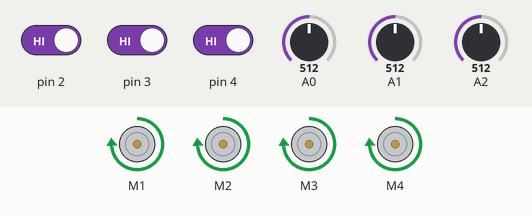
Simulated run of this sketch. Board: Arduino Uno, built with avr-gcc and run on an emulated ATmega328P. Parts: 4 × DC motor (green arrow = forward, orange = backward, longer = faster). The test bench sets the inputs (shaded band); at power-on: A1 = 512, pin 2 HIGH, pin 3 HIGH, pin 4 HIGH, A0 = 512, A2 = 512.

Above: at 6.25 s.
6.3 s: A1 set to 20
At 7.1 s:
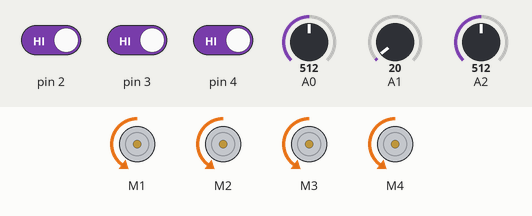
9.3 s: pin 2 driven LOW
At 11.2 s:
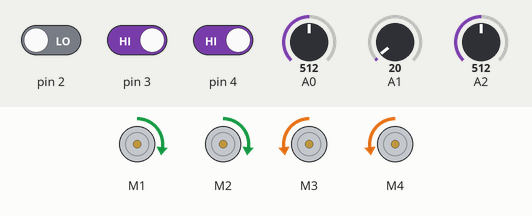
12.3 s: pin 3 driven LOW
At 13.77 s:
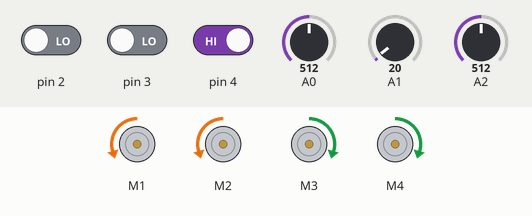
15.3 s: pin 4 driven LOW
18.3 s: pin 4 driven HIGH
21.3 s: pin 2 driven HIGH
Timing chart, 0 to 25.3 s (numbered marks = the images above; inputs shaded):
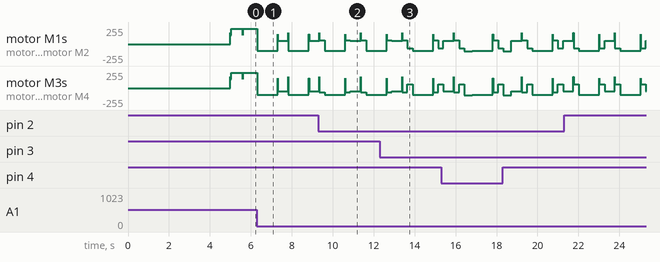

The sketch:

code.ino
```cpp
#include <Wire.h>
#include <Adafruit_MotorShield.h>
#include "utility/Adafruit_MS_PWMServoDriver.h"

Adafruit_MotorShield AFMS = Adafruit_MotorShield();

Adafruit_DCMotor *motor1 = AFMS.getMotor(1);  //left front
Adafruit_DCMotor *motor2 = AFMS.getMotor(2);  //left back
Adafruit_DCMotor *motor3 = AFMS.getMotor(3);  //right back
Adafruit_DCMotor *motor4 = AFMS.getMotor(4);  //right front

int start;
int down_eye;
int back_and_turn;
int front_eyes;
int RirState = 0;
int LirState = 0;
int time = 0;
int count = 0;

void setup(){
  //pinMode (2, INPUT);
  //pinMode (5, INPUT);
  //pinMode(A2, INPUT);
  Serial.begin(9600);
  delay (5000); //5 second delay

}

void loop(){
  AFMS.begin();

  int valueA0 = analogRead (A0); //backdown
  int valueA1 = analogRead (A1); // frontdown
  int valueA2 = analogRead (A2); // frontup
  int valueD2 = digitalRead (2); // right
  int valueD3 = digitalRead (3); // left
  int valueD4 = digitalRead (4); // back

  if(valueA2>250){
    motor1->setSpeed(170);
    motor1->run(FORWARD);
    motor2->setSpeed(170);
    motor2->run(FORWARD);
    motor3->setSpeed(170);
    motor3->run(FORWARD);
    motor4->setSpeed(170);
    motor4->run(FORWARD);
    delay (2);
  }

  if(valueA2>450){
    motor1->setSpeed(190);
    motor1->run(FORWARD);
    motor2->setSpeed(190);
    motor2->run(FORWARD);
    motor3->setSpeed(190);
    motor3->run(FORWARD);
    motor4->setSpeed(190);
    motor4->run(FORWARD);
    delay (3);
  }

  if(valueA2>510){
    motor1->setSpeed(230);
    motor1->run(FORWARD);
    motor2->setSpeed(230);
    motor2->run(FORWARD);
    motor3->setSpeed(230);
    motor3->run(FORWARD);
    motor4->setSpeed(230);
    motor4->run(FORWARD);
    delay (3);
  }

  if(valueD2==0){
    motor1->setSpeed(60);
    motor1->run(FORWARD);
    motor2->setSpeed(60);
    motor2->run(FORWARD);
    motor3->setSpeed(60);
    motor3->run(BACKWARD);
    motor4->setSpeed(60);
    motor4->run(BACKWARD);
    delay (250);
  }

  if(valueD3==0){
    motor1->setSpeed(60);
    motor1->run(BACKWARD);
    motor2->setSpeed(60);
    motor2->run(BACKWARD);
    motor3->setSpeed(60);
    motor3->run(FORWARD);
    motor4->setSpeed(60);
    motor4->run(FORWARD);
    delay (250);
  }

  if (valueD4==0) {
    motor1->setSpeed(110);
    motor1->run(BACKWARD);
    motor2->setSpeed(110);
    motor2->run(BACKWARD);
    motor3->setSpeed(110);
    motor3->run(BACKWARD);
    motor4->setSpeed(110);
    motor4->run(BACKWARD);
    delay (400);
  }
  motor1->setSpeed(132);
  motor1->run(FORWARD);
  motor2->setSpeed(132);
  motor2->run(FORWARD);
  motor3->setSpeed(132);
  motor3->run(FORWARD);
  motor4->setSpeed(132);
  motor4->run(FORWARD);
  delay (2);

  if (valueA1<30){  // frontdown sensor when white
    motor1->setSpeed(100);
    motor1->run(BACKWARD);
    motor2->setSpeed(100);
    motor2->run(BACKWARD);
    motor3->setSpeed(100);
    motor3->run(BACKWARD);
    motor4->setSpeed(100);
    motor4->run(BACKWARD);
    delay (1000);

    //copied from above    ~~~~~~~~~
  if(valueA2>250){
    motor1->setSpeed(150);
    motor1->run(FORWARD);
    motor2->setSpeed(150);
    motor2->run(FORWARD);
    motor3->setSpeed(150);
    motor3->run(FORWARD);
    motor4->setSpeed(150);
    motor4->run(FORWARD);
    delay (2);
  }

  if(valueA2>450){
    motor1->setSpeed(185);
    motor1->run(FORWARD);
    motor2->setSpeed(185);
    motor2->run(FORWARD);
    motor3->setSpeed(185);
    motor3->run(FORWARD);
    motor4->setSpeed(185);
    motor4->run(FORWARD);
    delay (3);
  }

  if(valueA2>510){
    motor1->setSpeed(211);
    motor1->run(FORWARD);
    motor2->setSpeed(211);
    motor2->run(FORWARD);
    motor3->setSpeed(211);
    motor3->run(FORWARD);
    motor4->setSpeed(211);
    motor4->run(FORWARD);
    delay (3);
  }

  if(valueD2==0){
    motor1->setSpeed(60);
    motor1->run(FORWARD);
    motor2->setSpeed(60);
    motor2->run(FORWARD);
    motor3->setSpeed(60);
    motor3->run(BACKWARD);
    motor4->setSpeed(60);
    motor4->run(BACKWARD);
    delay (250);
  }

  if(valueD3==0){
    motor1->setSpeed(60);
    motor1->run(BACKWARD);
    motor2->setSpeed(60);
    motor2->run(BACKWARD);
    motor3->setSpeed(60);
    motor3->run(FORWARD);
    motor4->setSpeed(60);
    motor4->run(FORWARD);
    delay (250);
  }
    if (valueD4==0) {
      motor1->setSpeed(110);
      motor1->run(BACKWARD);
      motor2->setSpeed(110);
      motor2->run(BACKWARD);
      motor3->setSpeed(110);
      motor3->run(BACKWARD);
      motor4->setSpeed(110);
      motor4->run(BACKWARD);
      delay (400);
    }

    //copied from above ^^^^

    motor1->setSpeed(50);
    motor1->run(FORWARD);
    motor2->setSpeed(50);
    motor2->run(FORWARD);
    motor3->setSpeed(50);
    motor3->run(BACKWARD);
    motor4->setSpeed(50);
    motor4->run(BACKWARD);
    delay (500);
  }

  //start:
  //    if (valueA1>800){
  //      goto check;
  //    }
  //
  //check:
  //
  //    goto start;
  //  }
}
```
